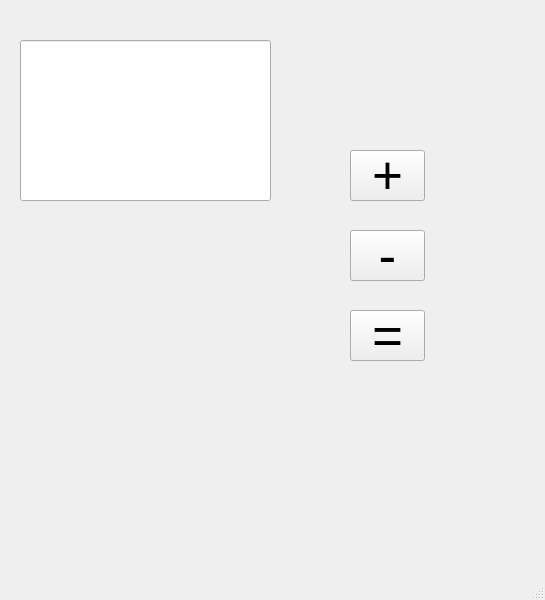
<?xml version="1.0" encoding="UTF-8"?>
<ui version="4.0">
 <class>MainWindow</class>
 <widget class="QMainWindow" name="MainWindow">
  <property name="geometry">
   <rect>
    <x>0</x>
    <y>0</y>
    <width>545</width>
    <height>600</height>
   </rect>
  </property>
  <property name="windowTitle">
   <string>MainWindow</string>
  </property>
  <widget class="QWidget" name="centralwidget">
   <widget class="QLineEdit" name="txtbox">
    <property name="geometry">
     <rect>
      <x>20</x>
      <y>40</y>
      <width>251</width>
      <height>161</height>
     </rect>
    </property>
    <property name="font">
     <font>
      <pointsize>40</pointsize>
     </font>
    </property>
   </widget>
   <widget class="QPushButton" name="btn_sum">
    <property name="geometry">
     <rect>
      <x>350</x>
      <y>150</y>
      <width>75</width>
      <height>51</height>
     </rect>
    </property>
    <property name="font">
     <font>
      <pointsize>40</pointsize>
     </font>
    </property>
    <property name="text">
     <string>+</string>
    </property>
   </widget>
   <widget class="QPushButton" name="btn_sub">
    <property name="geometry">
     <rect>
      <x>350</x>
      <y>230</y>
      <width>75</width>
      <height>51</height>
     </rect>
    </property>
    <property name="font">
     <font>
      <pointsize>40</pointsize>
     </font>
    </property>
    <property name="text">
     <string>-</string>
    </property>
   </widget>
   <widget class="QPushButton" name="btn_equal">
    <property name="geometry">
     <rect>
      <x>350</x>
      <y>310</y>
      <width>75</width>
      <height>51</height>
     </rect>
    </property>
    <property name="font">
     <font>
      <pointsize>40</pointsize>
     </font>
    </property>
    <property name="text">
     <string>=</string>
    </property>
   </widget>
  </widget>
  <widget class="QMenuBar" name="menubar">
   <property name="geometry">
    <rect>
     <x>0</x>
     <y>0</y>
     <width>545</width>
     <height>22</height>
    </rect>
   </property>
  </widget>
  <widget class="QStatusBar" name="statusbar"/>
 </widget>
 <resources/>
 <connections/>
</ui>
